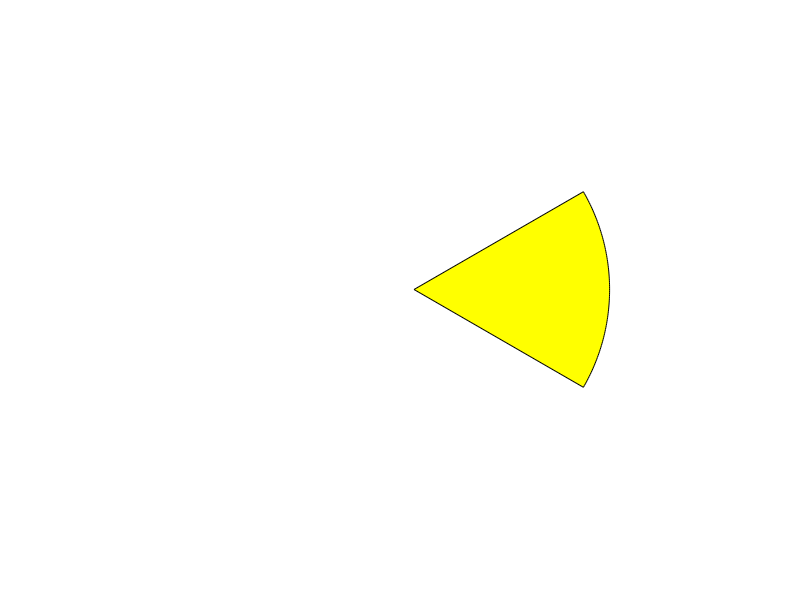

Source code (MATLAB): (Note: this script raises an error after producing the figure.)
%% Intro
% Phase angle of the induced voltage in each slot & phasor diagram for a
% 22-pole, 27-slot, 3-phase machine
% Author: Baris Kuseyri<baris.kuseyri@metu.edu.tr>
% version 1.1 | 28/03/2020

%% Initialization

clc
clear all
close all

%% Machine Parameters

m=3;    % phase number
Q=27;   % number of slots
p=22;   % number of poles
pp=p/2; % number of pole-pairs


%% Machine Variables

q=Q/(2*pp*m);    %number of slots per pole per phase
ps=360/(Q/pp);   %phase shift between coils

am=2*pi/Q;      %slot pitch (mechanical)
ae=pp*2*pi/Q;      %slot pitch (electrical)


%% Phasor Diagram

figure(1)
axis equal
axis([-1.5 1.5 -1.5 1.5])
set(gca,'visible','off')
set(gca,'xtick',[])

sector_color=['r','y','b'];


for i = 1:6
    t = linspace((i-1)*(2*pi/6)-(2*pi/12), i*(2*pi/6)-(2*pi/12));
    sector = patch([0 1.2*cos(t) 0], [0 1.2*sin(t) 0], sector_color(mod(i,3)+1));
    edgea = sector.EdgeAlpha;
    facea = sector.FaceAlpha;
    sector.EdgeAlpha = 0.0;
    sector.FaceAlpha = 0.2;
    
    if i == 1
        text(1.4*cos(t(50)),1.4*sin(t(50)),'A','HorizontalAlignment','center','VerticalAlignment','middle', 'FontSize',14) 
    elseif i == 3
        text(1.4*cos(t(50)),1.4*sin(t(50)),'B','HorizontalAlignment','center','VerticalAlignment','middle', 'FontSize',14) 
    elseif i == 5
        text(1.4*cos(t(50)),1.4*sin(t(50)),'C','HorizontalAlignment','center','VerticalAlignment','middle', 'FontSize',14) 
    else
        
    end
    
end


v=zeros(1,Q);

for i = 1:Q
    x = [0 cos(ae*(i-1))];
    y = [0 sin(ae*(i-1))];
    v(i+1)=line(x,y,'Color','k','LineStyle','-');
    txt = num2str(i);
    text(1.1*cos(ae*(i-1)),1.1*sin(ae*(i-1)),txt,'HorizontalAlignment','center','VerticalAlignment','middle')
end



%% Phasor Diagram: Phase - Coil Selection

figure(2)

axis equal
axis([-1.5 1.5 -1.5 1.5])
set(gca,'visible','off')
set(gca,'xtick',[])

A=[];
B=[];
C=[];

for i = 1:6
    t = linspace((i-1)*(2*pi/6)-(2*pi/12), i*(2*pi/6)-(2*pi/12));
    sector = patch([0 1.2*cos(t) 0], [0 1.2*sin(t) 0], sector_color(mod(i,3)+1));
    edgea = sector.EdgeAlpha;
    facea = sector.FaceAlpha;
    sector.EdgeAlpha = 0.0;
    sector.FaceAlpha = 0.2;
    
    if i == 1
        text(1.4*cos(t(50)),1.4*sin(t(50)),'A','HorizontalAlignment','center','VerticalAlignment','middle', 'FontSize',14) 
    elseif i == 3
        text(1.4*cos(t(50)),1.4*sin(t(50)),'B','HorizontalAlignment','center','VerticalAlignment','middle', 'FontSize',14) 
    elseif i == 5
        text(1.4*cos(t(50)),1.4*sin(t(50)),'C','HorizontalAlignment','center','VerticalAlignment','middle', 'FontSize',14) 
    else
        
    end
    
end




for i = 1 : Q
    if mod(ae*(i-1),(2*pi)) >= (11/2)*(2*pi)/6 || mod(ae*(i-1),(2*pi)) < (1/2)*(2*pi)/6
        x = [0 cos(ae*(i-1))];
        y = [0 sin(ae*(i-1))];
        line(x,y,'Color','k','LineStyle','-');
        txt = num2str(i);
        text(1.1*cos(ae*(i-1)),1.1*sin(ae*(i-1)),txt,'HorizontalAlignment','center','VerticalAlignment','middle')
        A = [A i];
    elseif mod(ae*(i-1),(2*pi)) >= (5/2)*(2*pi)/6 && mod(ae*(i-1),(2*pi)) < (7/2)*(2*pi)/6
        x = [0 -1*cos(ae*(i-1))];
        y = [0 -1*sin(ae*(i-1))];
        line(x,y,'Color','k','LineStyle','--');
        txt = strcat(num2str(i),'''');
        text(-1.1*cos(ae*(i-1)),-1.1*sin(ae*(i-1)),txt,'HorizontalAlignment','center','VerticalAlignment','middle')
        A = [A i];
        
    elseif mod(ae*(i-1),(2*pi)) >= (3/2)*(2*pi)/6 && mod(ae*(i-1),(2*pi)) < (5/2)*(2*pi)/6
        x = [0 cos(ae*(i-1))];
        y = [0 sin(ae*(i-1))];
        line(x,y,'Color','k','LineStyle','-');
        txt = num2str(i);
        text(1.1*cos(ae*(i-1)),1.1*sin(ae*(i-1)),txt,'HorizontalAlignment','center','VerticalAlignment','middle')
        B = [B i];           
    elseif mod(ae*(i-1),(2*pi)) >= (9/2)*(2*pi)/6 && mod(ae*(i-1),(2*pi)) < (11/2)*(2*pi)/6
        x = [0 -1*cos(ae*(i-1))];
        y = [0 -1*sin(ae*(i-1))];
        line(x,y,'Color','k','LineStyle','--');
        txt = strcat(num2str(i),'''');
        text(-1.1*cos(ae*(i-1)),-1.1*sin(ae*(i-1)),txt,'HorizontalAlignment','center','VerticalAlignment','middle')
        B = [B i];
        
    elseif mod(ae*(i-1),(2*pi)) >= (1/2)*(2*pi)/6 && mod(ae*(i-1),(2*pi)) < (3/2)*(2*pi)/6
        x = [0 -1*cos(ae*(i-1))];
        y = [0 -1*sin(ae*(i-1))];
        line(x,y,'Color','k','LineStyle','--');
        txt = strcat(num2str(i),'''');
        text(-1.1*cos(ae*(i-1)),-1.1*sin(ae*(i-1)),txt,'HorizontalAlignment','center','VerticalAlignment','middle')
        C = [C i];
    elseif mod(ae*(i-1),(2*pi)) >= (7/2)*(2*pi)/6 && mod(ae*(i-1),(2*pi)) < (9/2)*(2*pi)/6
        x = [0 cos(ae*(i-1))];
        y = [0 sin(ae*(i-1))];
        line(x,y,'Color','k','LineStyle','-');
        txt = num2str(i);
        text(1.1*cos(ae*(i-1)),1.1*sin(ae*(i-1)),txt,'HorizontalAlignment','center','VerticalAlignment','middle')
        C = [C i];
    else
        msgbox('Operation Failed');
        
    end   
end

%% Phasor Diagram: Phase A Phasors

figure(3)

axis([0 10 -0.5 0.5])
ax = gca;
ax.XGrid = 'off';
ax.YGrid = 'on';
y_ticks = linspace(-1,1,21);
yticks(y_ticks)

x_init = [0 0];
y_init = [0 0];

for i = 1:length(A)
    if mod(ae*(A(i)-1),(2*pi)) >= (5/2)*(2*pi)/6 && mod(ae*(A(i)-1),(2*pi)) < (7/2)*(2*pi)/6
        x_next = [0 -1*cos(ae*(A(i)-1))];
        y_next = [0 -1*sin(ae*(A(i)-1))];
    else
        x_next = [0 cos(ae*(A(i)-1))];
        y_next = [0 sin(ae*(A(i)-1))];
    end
    
    x_init(1)=x_init(2);
    y_init(1)=y_init(2);
    
    x_init = x_init+x_next;
    y_init = y_init+y_next;

    text((x_init(2)+x_init(1))/2,(y_init(2)+y_init(1))/2,num2str(A(i)),'HorizontalAlignment','center','VerticalAlignment','bottom')
    line(x_init,y_init,'Color','k','LineStyle','-');
    
    loc = strcat('[x=',num2str(x_init(2)),']');
    if i == length(A)
        text(x_init(2),y_init(2),loc,'HorizontalAlignment','center','VerticalAlignment','cap')
    end
end




